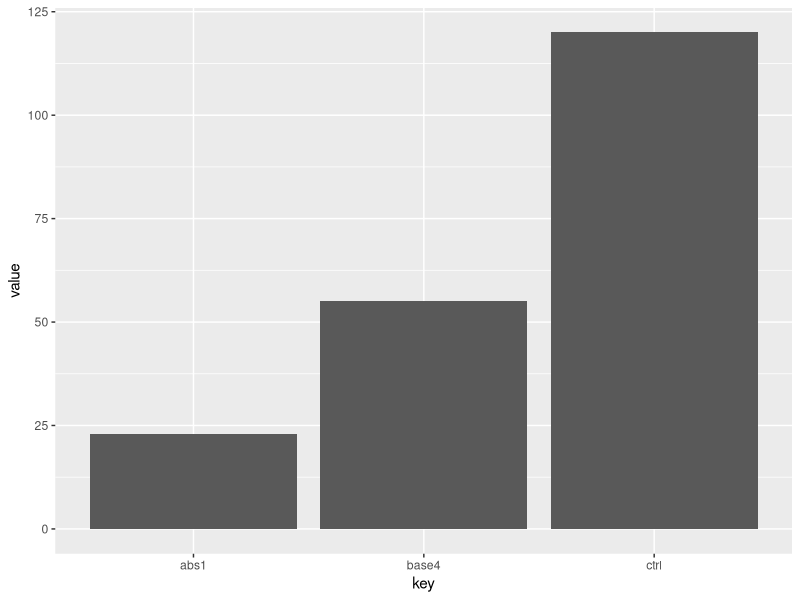
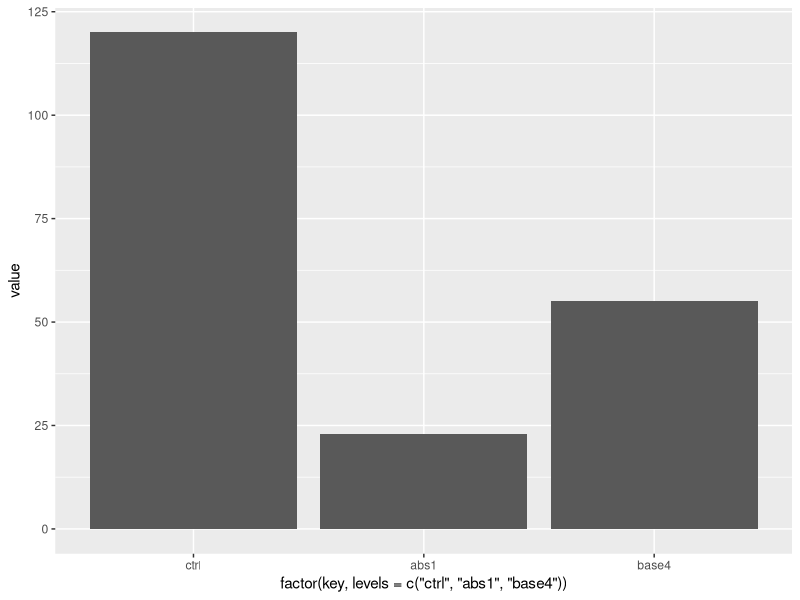
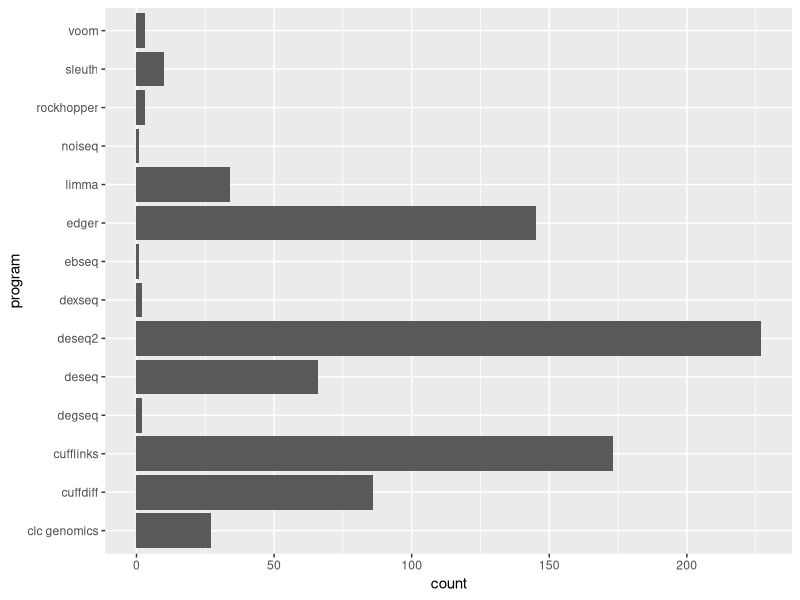
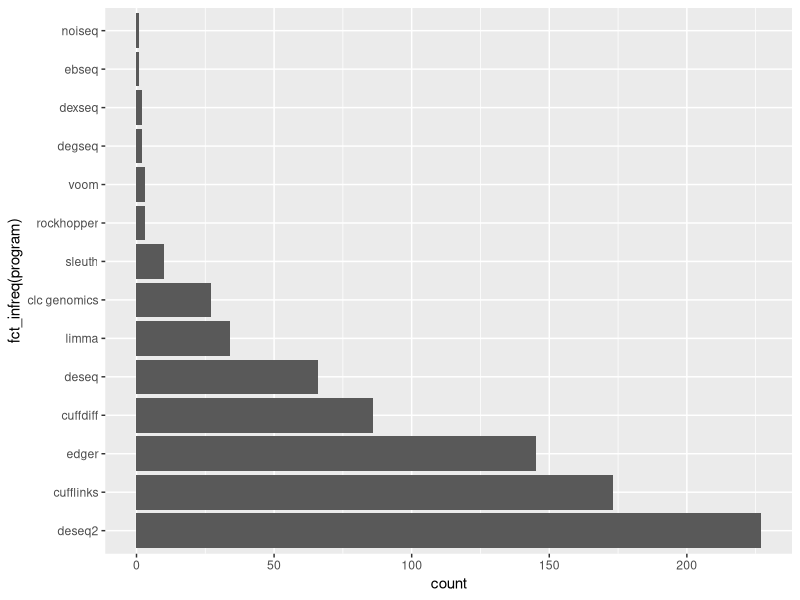
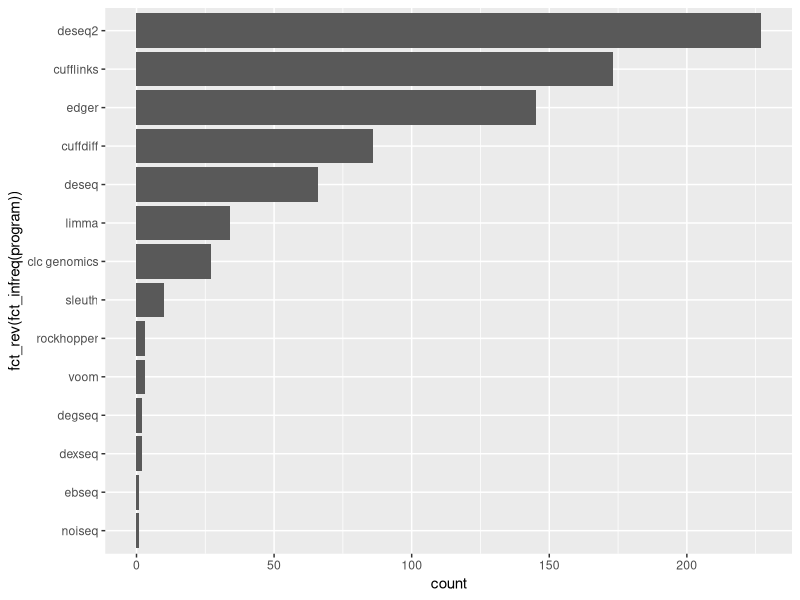

The R script that drew these images, in order:
## ---- chunk 1
knitr::opts_chunk$set(echo = TRUE)
## ---- chunk 2
?grep
## ---- chunk 3
grep("na", c("flying", "microtonal", "banana"))
## ---- chunk 4
grepl("na", c("flying", "microtonal", "banana"))
## ---- chunk 5
sub("na", "NA", c("flying", "microtonal", "banana"))
## ---- chunk 6
gsub("na", "NA", c("flying", "microtonal", "banana"))
## ---- chunk 7
strsplit("flying microtonal banana", " ")
## ---- chunk 8
nchar(c("flying", "microtonal", "banana", ""))
## ---- chunk 9
library(tidyverse)
## ---- chunk 10
str_which(c("flying", "microtonal", "banana"), "na")
## ---- chunk 11
str_detect(c("flying", "microtonal", "banana"), "na")
## ---- chunk 12
str_replace(c("flying", "microtonal", "banana"), "na", "NA")
## ---- chunk 13
str_replace_all(c("flying", "microtonal", "banana"), "na", "NA")
## ---- chunk 14
str_split("flying microtonal banana", " ")
## ---- chunk 15
str_length(c("flying", "microtonal", "banana", ""))
## ---- chunk 16
data <- tribble(~key,~value,
               "ctrl", 120,
               "abs1", 23,
               "base4", 55
)
ggplot(data, aes(x = key, y = value)) + 
  geom_col() 
## ---- chunk 17
ggplot(data, aes(x = factor(key, levels = c("ctrl", "abs1", "base4")), y = value)) + 
  geom_col() 
## ---- chunk 18
detools <- read_csv("data/detools.csv") %>% 
  rename(program = analysis_platform_from_pmc)
ggplot(detools, aes(y = program)) + 
  geom_bar() 
## ---- chunk 19
ggplot(detools, aes(y = fct_infreq(program))) + 
  geom_bar() 
## ---- chunk 20
ggplot(detools, aes(y = fct_rev(fct_infreq(program)))) + 
  geom_bar() 
